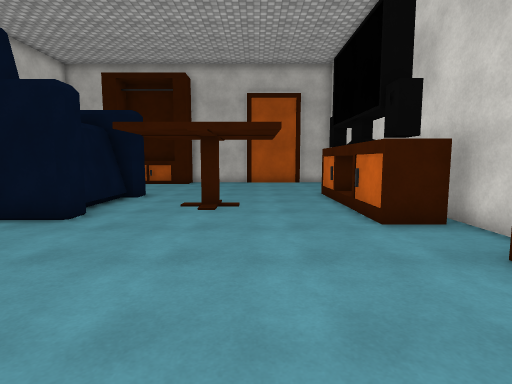
[1] (above)

16 first-person views from a walk through a Unity game level. The camera is 1.4 m above the floor, tilts 6° down and sees 80° across. The floor is counted in squares, 1 m on a side. Each view is taken from the middle of a square. On the plan, view 1 faces up. The plan holds only what a view shows up to about 14 squares ahead; the rest is blank. The player is left out. Surface patterns are stand-ins for the level's own textures.

[2]
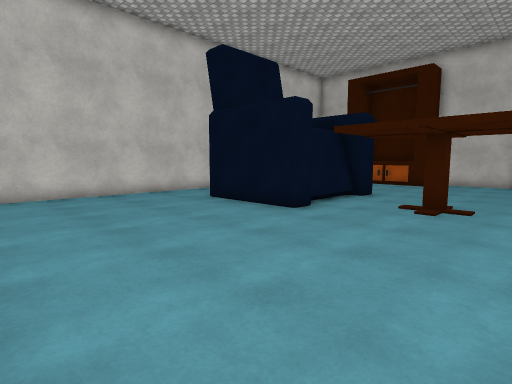

[3]
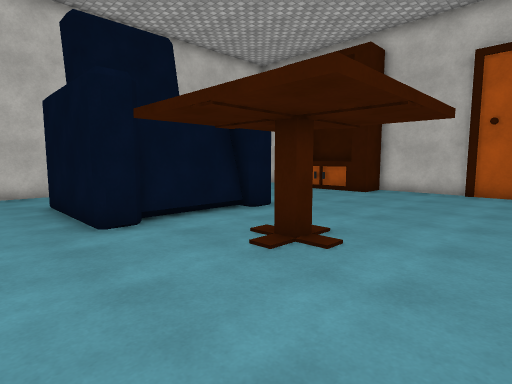

[4]
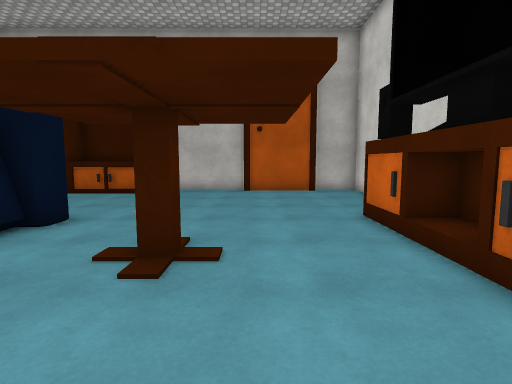

[5]
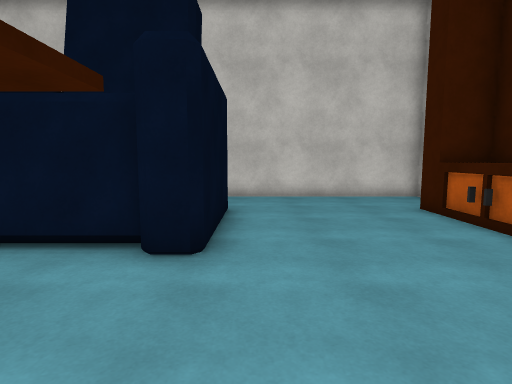

[6]
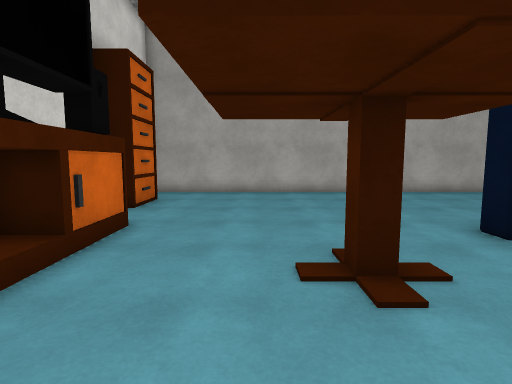

[7]
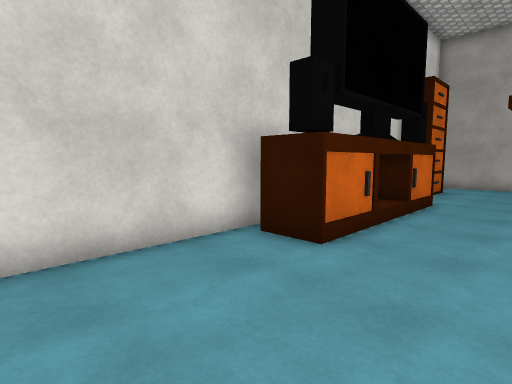

[8]
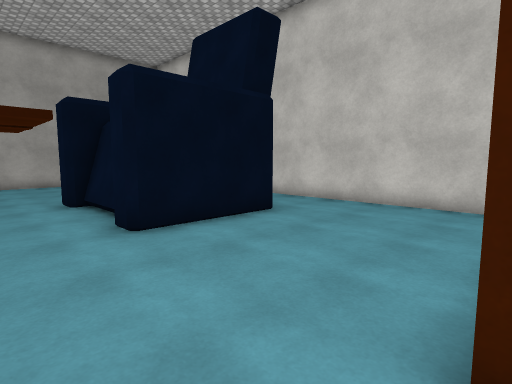

[9]
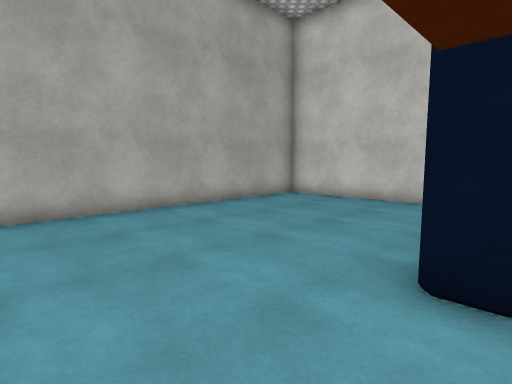

[10]
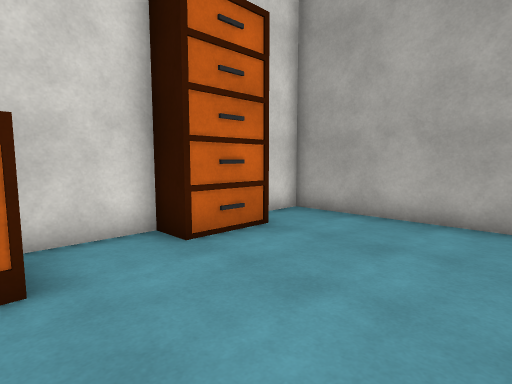

[11]
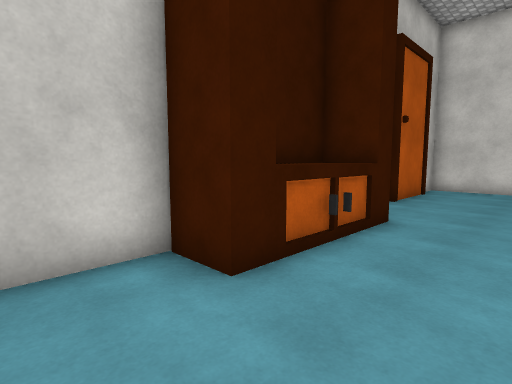

[12]
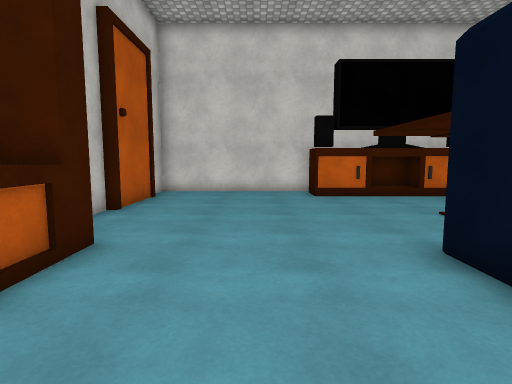

[13]
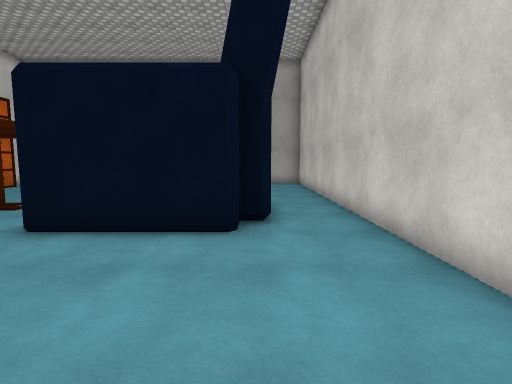

[14]
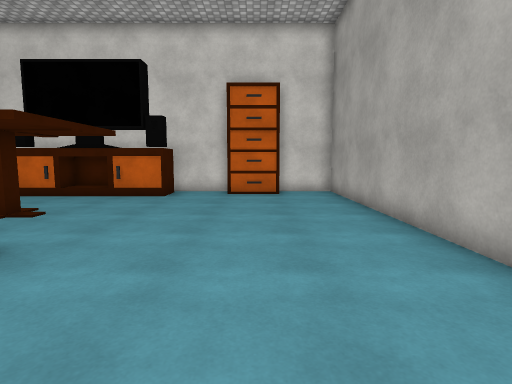

[15]
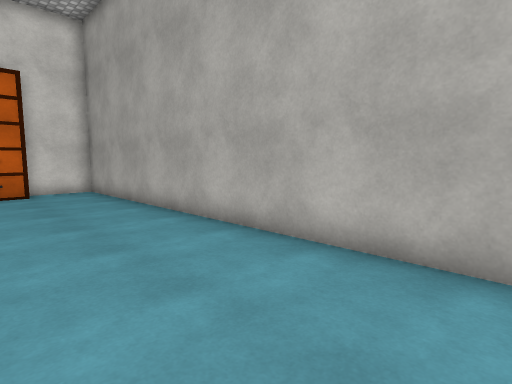

[16]
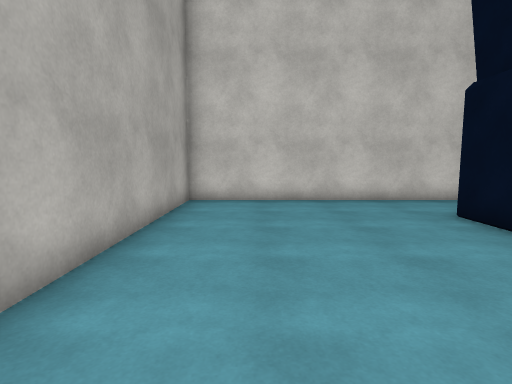

### Floor plan
Key: @ floor where view 1 was taken; # wall or solid block; . floor; S sofa; T table; O other object.
Columns run from 12 left of view 1 to 5 right of it. Each row starts with its distance up from view 1.
 19 #####OO###########
 18 #...#OOO#........#
 17 #................#
 16 #................#
 15 #................#
 14 #................#
 13 #................#
 12 #...SSSS.......OO#
 11 #..SSSSS.......OO
 10 #..SS SS..T....OO
  9 #..SS SS.......OO
  8 #..SSSSS.......OO
  7 #...SSSS.......OO#
  6 #................#
  5 #................#
  4 #...............##
  3 #...............O#
  2 #...............##
  1 #................#
  0 #...........@....#
 -1 ##################

Positions as (right, up) in squares from view 1, and headings:
1: (0, 0), facing up
2: (1, 0), facing up-left
3: (2, 5), facing up-left
4: (0, 5), facing up
5: (0, 13), facing left
6: (0, 13), facing down
7: (0, 17), facing down-right
8: (-2, 18), facing down-left
9: (-1, 8), facing down-left
10: (-1, 7), facing down-right
11: (-11, 15), facing up-right
12: (-9, 15), facing right
13: (-9, 18), facing down
14: (-9, 3), facing right
15: (-10, 4), facing down-right
16: (-1, 2), facing left
